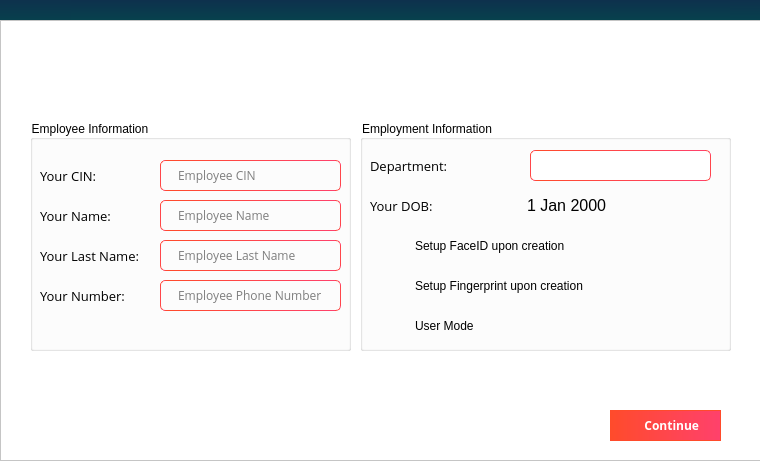
<?xml version="1.0" encoding="UTF-8"?>
<ui version="4.0">
 <class>MainWindow</class>
 <widget class="QMainWindow" name="MainWindow">
  <property name="geometry">
   <rect>
    <x>0</x>
    <y>0</y>
    <width>760</width>
    <height>476</height>
   </rect>
  </property>
  <property name="sizePolicy">
   <sizepolicy hsizetype="Fixed" vsizetype="Fixed">
    <horstretch>0</horstretch>
    <verstretch>0</verstretch>
   </sizepolicy>
  </property>
  <property name="font">
   <font>
    <family>Open Sans</family>
    <pointsize>11</pointsize>
   </font>
  </property>
  <property name="windowTitle">
   <string>MainWindow</string>
  </property>
  <property name="windowIcon">
   <iconset resource="assets.qrc">
    <normaloff>:/assets/images/logoWindow.png</normaloff>:/assets/images/logoWindow.png</iconset>
  </property>
  <property name="styleSheet">
   <string notr="true"/>
  </property>
  <widget class="QWidget" name="centralwidget">
   <property name="styleSheet">
    <string notr="true"/>
   </property>
   <widget class="QWidget" name="LoginRegisterContainer" native="true">
    <property name="geometry">
     <rect>
      <x>0</x>
      <y>20</y>
      <width>380</width>
      <height>470</height>
     </rect>
    </property>
    <property name="styleSheet">
     <string notr="true">background-color: rgb(255, 255, 255);</string>
    </property>
    <widget class="QLineEdit" name="loginUsername">
     <property name="geometry">
      <rect>
       <x>70</x>
       <y>140</y>
       <width>211</width>
       <height>61</height>
      </rect>
     </property>
     <property name="font">
      <font>
       <family>Open Sans</family>
      </font>
     </property>
     <property name="styleSheet">
      <string notr="true">      background-color: #eee;
      border: none;
      padding: 12px 15px;
      margin: 8px 0;
      width: 100%;</string>
     </property>
     <property name="placeholderText">
      <string>Email</string>
     </property>
    </widget>
    <widget class="QLineEdit" name="loginPassword">
     <property name="geometry">
      <rect>
       <x>70</x>
       <y>200</y>
       <width>211</width>
       <height>61</height>
      </rect>
     </property>
     <property name="font">
      <font>
       <family>Open Sans</family>
      </font>
     </property>
     <property name="styleSheet">
      <string notr="true">      background-color: #eee;
      border: none;
      padding: 12px 15px;
      margin: 8px 0;
      width: 100%;</string>
     </property>
     <property name="echoMode">
      <enum>QLineEdit::Password</enum>
     </property>
     <property name="placeholderText">
      <string>Password</string>
     </property>
    </widget>
    <widget class="QPushButton" name="SignInUpButton">
     <property name="geometry">
      <rect>
       <x>90</x>
       <y>370</y>
       <width>161</width>
       <height>41</height>
      </rect>
     </property>
     <property name="font">
      <font>
       <family>Open Sans</family>
       <pointsize>-1</pointsize>
       <weight>75</weight>
       <bold>true</bold>
      </font>
     </property>
     <property name="cursor">
      <cursorShape>PointingHandCursor</cursorShape>
     </property>
     <property name="focusPolicy">
      <enum>Qt::NoFocus</enum>
     </property>
     <property name="styleSheet">
      <string notr="true">      border-radius: 20px;
      border: 1px solid #FF4B2B;
      background-color: #FF4B2B;
      color: #FFFFFF;
      font-size: 12px;
      font-weight: bold;</string>
     </property>
     <property name="text">
      <string>Sign In</string>
     </property>
     <property name="autoDefault">
      <bool>true</bool>
     </property>
    </widget>
    <widget class="QPushButton" name="ForgotPassword">
     <property name="geometry">
      <rect>
       <x>80</x>
       <y>340</y>
       <width>181</width>
       <height>23</height>
      </rect>
     </property>
     <property name="font">
      <font>
       <family>Open Sans</family>
       <pointsize>8</pointsize>
      </font>
     </property>
     <property name="cursor">
      <cursorShape>PointingHandCursor</cursorShape>
     </property>
     <property name="focusPolicy">
      <enum>Qt::NoFocus</enum>
     </property>
     <property name="styleSheet">
      <string notr="true">border: none;</string>
     </property>
     <property name="text">
      <string>Forgot your password?</string>
     </property>
     <property name="flat">
      <bool>true</bool>
     </property>
    </widget>
    <widget class="QLabel" name="SignInUp">
     <property name="geometry">
      <rect>
       <x>30</x>
       <y>40</y>
       <width>311</width>
       <height>61</height>
      </rect>
     </property>
     <property name="font">
      <font>
       <family>Open Sans</family>
       <pointsize>24</pointsize>
       <weight>75</weight>
       <bold>true</bold>
      </font>
     </property>
     <property name="styleSheet">
      <string notr="true">background-color: rgb(255, 255, 255);</string>
     </property>
     <property name="text">
      <string>Sign In</string>
     </property>
     <property name="alignment">
      <set>Qt::AlignCenter</set>
     </property>
    </widget>
    <widget class="QLineEdit" name="regPasswordConf">
     <property name="geometry">
      <rect>
       <x>70</x>
       <y>260</y>
       <width>211</width>
       <height>61</height>
      </rect>
     </property>
     <property name="font">
      <font>
       <family>Open Sans</family>
      </font>
     </property>
     <property name="styleSheet">
      <string notr="true">      background-color: #eee;
      border: none;
      padding: 12px 15px;
      margin: 8px 0;
      width: 100%;</string>
     </property>
     <property name="echoMode">
      <enum>QLineEdit::Password</enum>
     </property>
     <property name="placeholderText">
      <string>Password Confirmation</string>
     </property>
    </widget>
    <widget class="QPushButton" name="Face_ID_Btn">
     <property name="geometry">
      <rect>
       <x>260</x>
       <y>370</y>
       <width>51</width>
       <height>41</height>
      </rect>
     </property>
     <property name="cursor">
      <cursorShape>PointingHandCursor</cursorShape>
     </property>
     <property name="focusPolicy">
      <enum>Qt::NoFocus</enum>
     </property>
     <property name="styleSheet">
      <string notr="true">border: none;</string>
     </property>
     <property name="text">
      <string/>
     </property>
     <property name="icon">
      <iconset resource="assets.qrc">
       <normaloff>:/assets/icons/face-id.png</normaloff>:/assets/icons/face-id.png</iconset>
     </property>
     <property name="iconSize">
      <size>
       <width>48</width>
       <height>48</height>
      </size>
     </property>
    </widget>
   </widget>
   <widget class="QWidget" name="InfoContainer" native="true">
    <property name="geometry">
     <rect>
      <x>380</x>
      <y>20</y>
      <width>380</width>
      <height>470</height>
     </rect>
    </property>
    <property name="styleSheet">
     <string notr="true">background: qlineargradient(x1:0, y1:0, x2:1, y2:0, stop:0 #FF4B2B, stop:1 #FF416C);</string>
    </property>
    <widget class="QLabel" name="Gretting">
     <property name="geometry">
      <rect>
       <x>50</x>
       <y>130</y>
       <width>281</width>
       <height>61</height>
      </rect>
     </property>
     <property name="font">
      <font>
       <family>Open Sans</family>
       <pointsize>28</pointsize>
       <weight>75</weight>
       <bold>true</bold>
      </font>
     </property>
     <property name="styleSheet">
      <string notr="true">color: rgb(255, 255, 255);</string>
     </property>
     <property name="text">
      <string>Hello, Friend!</string>
     </property>
     <property name="alignment">
      <set>Qt::AlignCenter</set>
     </property>
    </widget>
    <widget class="QLabel" name="Description">
     <property name="geometry">
      <rect>
       <x>30</x>
       <y>220</y>
       <width>321</width>
       <height>51</height>
      </rect>
     </property>
     <property name="font">
      <font>
       <family>Open Sans</family>
       <pointsize>12</pointsize>
      </font>
     </property>
     <property name="styleSheet">
      <string notr="true">color: rgb(255, 255, 255);</string>
     </property>
     <property name="text">
      <string>Enter your personal details and start
your journey with us</string>
     </property>
     <property name="alignment">
      <set>Qt::AlignCenter</set>
     </property>
    </widget>
    <widget class="QPushButton" name="PromptInUpButton">
     <property name="geometry">
      <rect>
       <x>110</x>
       <y>310</y>
       <width>161</width>
       <height>41</height>
      </rect>
     </property>
     <property name="font">
      <font>
       <family>Open Sans</family>
       <pointsize>-1</pointsize>
       <weight>75</weight>
       <bold>true</bold>
      </font>
     </property>
     <property name="cursor">
      <cursorShape>PointingHandCursor</cursorShape>
     </property>
     <property name="focusPolicy">
      <enum>Qt::NoFocus</enum>
     </property>
     <property name="styleSheet">
      <string notr="true">      border-radius: 20px;
      border: 1px solid #FFFFFF;
      background-color: transparent;
      color: #FFFFFF;
      font-size: 12px;
      font-weight: bold;
</string>
     </property>
     <property name="text">
      <string>Sign Up</string>
     </property>
    </widget>
   </widget>
   <widget class="QWidget" name="widget" native="true">
    <property name="geometry">
     <rect>
      <x>0</x>
      <y>0</y>
      <width>761</width>
      <height>20</height>
     </rect>
    </property>
    <property name="styleSheet">
     <string notr="true">background: qlineargradient(x1:0, y1:0, x2:0, y2:1, stop:0 rgba(170, 170, 170, 1), stop:0 rgba(14, 49, 77, 1), stop:1 rgba(7, 65, 77, 1));</string>
    </property>
    <widget class="QPushButton" name="pushButton">
     <property name="geometry">
      <rect>
       <x>730</x>
       <y>0</y>
       <width>31</width>
       <height>21</height>
      </rect>
     </property>
     <property name="focusPolicy">
      <enum>Qt::NoFocus</enum>
     </property>
     <property name="styleSheet">
      <string notr="true">border: none;</string>
     </property>
     <property name="text">
      <string/>
     </property>
     <property name="icon">
      <iconset resource="assets.qrc">
       <normaloff>:/assets/icons/cil-x.png</normaloff>:/assets/icons/cil-x.png</iconset>
     </property>
    </widget>
    <widget class="QPushButton" name="pushButton_3">
     <property name="geometry">
      <rect>
       <x>0</x>
       <y>-1</y>
       <width>71</width>
       <height>23</height>
      </rect>
     </property>
     <property name="focusPolicy">
      <enum>Qt::NoFocus</enum>
     </property>
     <property name="styleSheet">
      <string notr="true">border:none;</string>
     </property>
     <property name="text">
      <string/>
     </property>
     <property name="icon">
      <iconset resource="assets.qrc">
       <normaloff>:/assets/images/logo.png</normaloff>:/assets/images/logo.png</iconset>
     </property>
     <property name="iconSize">
      <size>
       <width>64</width>
       <height>32</height>
      </size>
     </property>
    </widget>
   </widget>
   <widget class="QStackedWidget" name="registerUI">
    <property name="geometry">
     <rect>
      <x>0</x>
      <y>20</y>
      <width>770</width>
      <height>470</height>
     </rect>
    </property>
    <property name="styleSheet">
     <string notr="true">QWidget{
	background-color: white;
}
QTextEdit {
    border: 1px solid qlineargradient(x1:0, y1:0, x2:1, y2:0, stop:0 #FF4B2B, stop:1 #FF416C);
    border-radius: 5px;
    padding: 5px 15px;
    background-color: white;
    color: black;
    font-size: 12px;
}

QTextEdit:focus {
    border: 1px solid qlineargradient(x1:0, y1:0, x2:1, y2:0, stop:0 #32CD32, stop:1 #00FFFF);
}

QTextEdit:disabled {
    background-color: #F0F0F0;
    color: #A0A0A0;
}

QTextEdit:read-only {
    background-color: #F0F0F0;
    color: #A0A0A0;
}

QTextEdit::hover {
    border: 1px solid qlineargradient(x1:0, y1:0, x2:1, y2:0, stop:0 #BEBEBE, stop:1 #A4A4A4);
}

QTextEdit::selected {
    background-color: qlineargradient(x1:0, y1:0, x2:1, y2:0, stop:0 #FF4B2B, stop:1 #FF416C);
    color: white;
}

QLineEdit {
    border: 1px solid qlineargradient(x1:0, y1:0, x2:1, y2:0, stop:0 #FF4B2B, stop:1 #FF416C);
    border-radius: 5px;
    padding: 5px 15px;
    background-color: white;
    color: black;
    font-size: 12px;
}

QLineEdit:focus {
    border: 1px solid qlineargradient(x1:0, y1:0, x2:1, y2:0, stop:0 #32CD32, stop:1 #00FFFF);
}

QLineEdit:disabled {
    background-color: #F0F0F0;
    color: #A0A0A0;
}

QLineEdit:read-only {
    background-color: #F0F0F0;
    color: #A0A0A0;
}

QLineEdit::hover {
    border: 1px solid qlineargradient(x1:0, y1:0, x2:1, y2:0, stop:0 #BEBEBE, stop:1 #A4A4A4);
}

QLineEdit::selected {
    background-color: qlineargradient(x1:0, y1:0, x2:1, y2:0, stop:0 #FF4B2B, stop:1 #FF416C);
    color: white;
}
QCheckBox {
    spacing: 10px;
	
	font: 12pt &quot;Open Sans Light&quot;;
}

QCheckBox::indicator {
    width: 35px;
    height: 35px;
}

QCheckBox::indicator:unchecked {
    image: url(:assets/icons/unchecked.png);
}

QCheckBox::indicator:checked {
    image: url(:assets/icons/checked.png);
}

QDateEdit {
    border: none;
    background-color: rgb(255, 255, 255);
    color: white;
    font-size: 16px;
    font-weight: normal;
    padding: 5px;
    border-radius: 5px;
}

QDateEdit::drop-down {
    background-color: transparent;
    image: url(:/assets/icons/cil-arrow-bottom_black.png);
    width: 20px;
    height: 20px;
}

QDateEdit::down-arrow {
    image: url(:/assets/icons/cil-arrow-bottom.png);
}

QDateEdit::up-arrow {
    image: url(:/assets/icons/cil-arrow-top.png);
}

QDateEdit::down-button {
    image: url(:/assets/icons/cil-arrow-bottom_black.png);
}

QDateEdit::up-button {
    image: url(:/assets/icons/cil-arrow-top_black.png);
}

QDateEdit::calendarWidget {
    border: none;
    background-color: rgb(255, 255, 255);
    color: black;
    font-size: 16px;
    font-weight: normal;
    padding: 5px;
    border-radius: 5px;
}

QDateEdit::section {
    background-color: transparent;
    border: none;
}
</string>
    </property>
    <property name="currentIndex">
     <number>0</number>
    </property>
    <widget class="QWidget" name="selection">
     <property name="styleSheet">
      <string notr="true">background-color: rgb(255, 255, 255);</string>
     </property>
     <widget class="QFrame" name="frame">
      <property name="geometry">
       <rect>
        <x>0</x>
        <y>0</y>
        <width>761</width>
        <height>441</height>
       </rect>
      </property>
      <property name="styleSheet">
       <string notr="true">font: 10pt &quot;Open Sans&quot;;</string>
      </property>
      <property name="frameShape">
       <enum>QFrame::StyledPanel</enum>
      </property>
      <property name="frameShadow">
       <enum>QFrame::Raised</enum>
      </property>
      <widget class="QPushButton" name="Create">
       <property name="geometry">
        <rect>
         <x>610</x>
         <y>390</y>
         <width>111</width>
         <height>31</height>
        </rect>
       </property>
       <property name="font">
        <font>
         <family>Open Sans</family>
         <pointsize>-1</pointsize>
         <weight>75</weight>
         <italic>false</italic>
         <bold>true</bold>
        </font>
       </property>
       <property name="cursor">
        <cursorShape>PointingHandCursor</cursorShape>
       </property>
       <property name="focusPolicy">
        <enum>Qt::NoFocus</enum>
       </property>
       <property name="layoutDirection">
        <enum>Qt::RightToLeft</enum>
       </property>
       <property name="autoFillBackground">
        <bool>false</bool>
       </property>
       <property name="styleSheet">
        <string notr="true">      border-radius: 20px;
      border: 1px solid #FF4B2B;
      background: qlineargradient(x1:0, y1:0, x2:1, y2:0, stop:0 #FF4B2B, stop:1 #FF416C);
      color: #FFFFFF;
      font-size: 12px;
      font-weight: bold;</string>
       </property>
       <property name="text">
        <string>    Continue</string>
       </property>
       <property name="icon">
        <iconset resource="assets.qrc">
         <normaloff>:/assets/icons/cil-arrow-right_black.png</normaloff>:/assets/icons/cil-arrow-right_black.png</iconset>
       </property>
      </widget>
      <widget class="QGroupBox" name="groupBox">
       <property name="geometry">
        <rect>
         <x>30</x>
         <y>100</y>
         <width>321</width>
         <height>231</height>
        </rect>
       </property>
       <property name="styleSheet">
        <string notr="true">color: black;
background-color: transparent;</string>
       </property>
       <property name="title">
        <string>Employee Information</string>
       </property>
       <widget class="QLabel" name="label_17">
        <property name="geometry">
         <rect>
          <x>10</x>
          <y>120</y>
          <width>111</width>
          <height>31</height>
         </rect>
        </property>
        <property name="font">
         <font>
          <family>Open Sans</family>
          <pointsize>10</pointsize>
          <weight>50</weight>
          <italic>false</italic>
          <bold>false</bold>
         </font>
        </property>
        <property name="styleSheet">
         <string notr="true"/>
        </property>
        <property name="text">
         <string>Your Last Name:</string>
        </property>
       </widget>
       <widget class="QLineEdit" name="New_CIN_2">
        <property name="geometry">
         <rect>
          <x>130</x>
          <y>40</y>
          <width>181</width>
          <height>31</height>
         </rect>
        </property>
        <property name="font">
         <font>
          <family>Open Sans</family>
          <pointsize>10</pointsize>
          <weight>50</weight>
          <italic>false</italic>
          <bold>false</bold>
         </font>
        </property>
        <property name="styleSheet">
         <string notr="true"/>
        </property>
        <property name="maxLength">
         <number>8</number>
        </property>
        <property name="placeholderText">
         <string>Employee CIN</string>
        </property>
       </widget>
       <widget class="QLabel" name="label_29">
        <property name="geometry">
         <rect>
          <x>10</x>
          <y>40</y>
          <width>111</width>
          <height>31</height>
         </rect>
        </property>
        <property name="font">
         <font>
          <family>Open Sans</family>
          <pointsize>10</pointsize>
          <weight>50</weight>
          <italic>false</italic>
          <bold>false</bold>
         </font>
        </property>
        <property name="styleSheet">
         <string notr="true"/>
        </property>
        <property name="text">
         <string>Your CIN:</string>
        </property>
       </widget>
       <widget class="QLineEdit" name="New_Name_2">
        <property name="geometry">
         <rect>
          <x>130</x>
          <y>80</y>
          <width>181</width>
          <height>31</height>
         </rect>
        </property>
        <property name="font">
         <font>
          <family>Open Sans</family>
          <pointsize>10</pointsize>
          <weight>50</weight>
          <italic>false</italic>
          <bold>false</bold>
         </font>
        </property>
        <property name="styleSheet">
         <string notr="true"/>
        </property>
        <property name="maxLength">
         <number>20</number>
        </property>
        <property name="placeholderText">
         <string>Employee Name</string>
        </property>
       </widget>
       <widget class="QLineEdit" name="New_LastName_2">
        <property name="geometry">
         <rect>
          <x>130</x>
          <y>120</y>
          <width>181</width>
          <height>31</height>
         </rect>
        </property>
        <property name="font">
         <font>
          <family>Open Sans</family>
          <pointsize>10</pointsize>
          <weight>50</weight>
          <italic>false</italic>
          <bold>false</bold>
         </font>
        </property>
        <property name="styleSheet">
         <string notr="true"/>
        </property>
        <property name="maxLength">
         <number>20</number>
        </property>
        <property name="placeholderText">
         <string>Employee Last Name</string>
        </property>
       </widget>
       <widget class="QLabel" name="label_27">
        <property name="geometry">
         <rect>
          <x>10</x>
          <y>80</y>
          <width>111</width>
          <height>31</height>
         </rect>
        </property>
        <property name="font">
         <font>
          <family>Open Sans</family>
          <pointsize>10</pointsize>
          <weight>50</weight>
          <italic>false</italic>
          <bold>false</bold>
         </font>
        </property>
        <property name="styleSheet">
         <string notr="true"/>
        </property>
        <property name="text">
         <string>Your Name:</string>
        </property>
       </widget>
       <widget class="QLineEdit" name="phone">
        <property name="geometry">
         <rect>
          <x>130</x>
          <y>160</y>
          <width>181</width>
          <height>31</height>
         </rect>
        </property>
        <property name="font">
         <font>
          <family>Open Sans</family>
          <pointsize>10</pointsize>
          <weight>50</weight>
          <italic>false</italic>
          <bold>false</bold>
         </font>
        </property>
        <property name="styleSheet">
         <string notr="true"/>
        </property>
        <property name="text">
         <string/>
        </property>
        <property name="maxLength">
         <number>8</number>
        </property>
        <property name="placeholderText">
         <string>Employee Phone Number</string>
        </property>
       </widget>
       <widget class="QLabel" name="label_18">
        <property name="geometry">
         <rect>
          <x>10</x>
          <y>160</y>
          <width>111</width>
          <height>31</height>
         </rect>
        </property>
        <property name="font">
         <font>
          <family>Open Sans</family>
          <pointsize>10</pointsize>
          <weight>50</weight>
          <italic>false</italic>
          <bold>false</bold>
         </font>
        </property>
        <property name="styleSheet">
         <string notr="true"/>
        </property>
        <property name="text">
         <string>Your Number:</string>
        </property>
       </widget>
      </widget>
      <widget class="QGroupBox" name="groupBox_2">
       <property name="geometry">
        <rect>
         <x>360</x>
         <y>100</y>
         <width>371</width>
         <height>231</height>
        </rect>
       </property>
       <property name="styleSheet">
        <string notr="true">color: black;
background-color: transparent;</string>
       </property>
       <property name="title">
        <string>Employment Information</string>
       </property>
       <widget class="QPushButton" name="pushButton_2">
        <property name="geometry">
         <rect>
          <x>320</x>
          <y>110</y>
          <width>31</width>
          <height>31</height>
         </rect>
        </property>
        <property name="focusPolicy">
         <enum>Qt::NoFocus</enum>
        </property>
        <property name="styleSheet">
         <string notr="true">border: none;</string>
        </property>
        <property name="text">
         <string/>
        </property>
        <property name="icon">
         <iconset resource="assets.qrc">
          <normaloff>:/assets/icons/face-id.png</normaloff>:/assets/icons/face-id.png</iconset>
        </property>
        <property name="iconSize">
         <size>
          <width>32</width>
          <height>32</height>
         </size>
        </property>
       </widget>
       <widget class="QCheckBox" name="checkBox_2">
        <property name="geometry">
         <rect>
          <x>10</x>
          <y>110</y>
          <width>341</width>
          <height>31</height>
         </rect>
        </property>
        <property name="cursor">
         <cursorShape>PointingHandCursor</cursorShape>
        </property>
        <property name="text">
         <string>Setup FaceID upon creation</string>
        </property>
        <property name="checked">
         <bool>false</bool>
        </property>
       </widget>
       <widget class="QComboBox" name="New_Type_2">
        <property name="geometry">
         <rect>
          <x>170</x>
          <y>30</y>
          <width>181</width>
          <height>31</height>
         </rect>
        </property>
        <property name="styleSheet">
         <string notr="true">QComboBox {
    border: 1px solid qlineargradient(x1:0, y1:0, x2:1, y2:0, stop:0 #FF4B2B, stop:1 #FF416C);
    border-radius: 5px;
    padding: 5px 15px;
    min-width: 100px;
    background-color: white;
    color: black;
    font-size: 12px;
}

QComboBox:drop-down {
    width: 20px;
    height: 20px;
	margin-top: 4px;
    margin-right: 5px;
    background-image: url(&quot;:assets/icons/cil-arrow-bottom_black.png&quot;);
    background-repeat: no-repeat;
    background-position: center center;
    border: none;
}

QComboBox:focus {
    border: 1px solid qlineargradient(x1:0, y1:0, x2:1, y2:0, stop:0 #32CD32, stop:1 #00FFFF);
}

QComboBox:disabled {
    background-color: #F0F0F0;
    color: #A0A0A0;
}

QComboBox:editable {
    background-color: white;
    border: 1px solid qlineargradient(x1:0, y1:0, x2:1, y2:0, stop:0 #BEBEBE, stop:1 #A4A4A4);
}

QComboBox:editable:focus {
    border: 1px solid qlineargradient(x1:0, y1:0, x2:1, y2:0, stop:0 #32CD32, stop:1 #00FFFF);
}

QComboBox::item {
    padding: 5px;
}

QComboBox::item:selected {
    background-color: qlineargradient(x1:0, y1:0, x2:1, y2:0, stop:0 #FF4B2B, stop:1 #FF416C);
    color: white;
}</string>
        </property>
        <property name="currentText">
         <string/>
        </property>
       </widget>
       <widget class="QDateEdit" name="New_DOB_2">
        <property name="geometry">
         <rect>
          <x>160</x>
          <y>70</y>
          <width>191</width>
          <height>31</height>
         </rect>
        </property>
       </widget>
       <widget class="QLabel" name="label_26">
        <property name="geometry">
         <rect>
          <x>10</x>
          <y>70</y>
          <width>151</width>
          <height>31</height>
         </rect>
        </property>
        <property name="font">
         <font>
          <family>Open Sans</family>
          <pointsize>10</pointsize>
          <weight>50</weight>
          <italic>false</italic>
          <bold>false</bold>
         </font>
        </property>
        <property name="styleSheet">
         <string notr="true"/>
        </property>
        <property name="text">
         <string>Your DOB:</string>
        </property>
       </widget>
       <widget class="QLabel" name="label_22">
        <property name="geometry">
         <rect>
          <x>10</x>
          <y>30</y>
          <width>151</width>
          <height>31</height>
         </rect>
        </property>
        <property name="font">
         <font>
          <family>Open Sans</family>
          <pointsize>10</pointsize>
          <weight>50</weight>
          <italic>false</italic>
          <bold>false</bold>
         </font>
        </property>
        <property name="styleSheet">
         <string notr="true"/>
        </property>
        <property name="text">
         <string>Department:</string>
        </property>
       </widget>
       <widget class="QCheckBox" name="checkBox_3">
        <property name="geometry">
         <rect>
          <x>10</x>
          <y>150</y>
          <width>341</width>
          <height>31</height>
         </rect>
        </property>
        <property name="cursor">
         <cursorShape>PointingHandCursor</cursorShape>
        </property>
        <property name="text">
         <string>Setup Fingerprint upon creation</string>
        </property>
        <property name="checked">
         <bool>false</bool>
        </property>
       </widget>
       <widget class="QPushButton" name="pushButton_4">
        <property name="geometry">
         <rect>
          <x>320</x>
          <y>150</y>
          <width>31</width>
          <height>31</height>
         </rect>
        </property>
        <property name="focusPolicy">
         <enum>Qt::NoFocus</enum>
        </property>
        <property name="styleSheet">
         <string notr="true">border: none;</string>
        </property>
        <property name="text">
         <string/>
        </property>
        <property name="icon">
         <iconset resource="assets.qrc">
          <normaloff>:/assets/icons/cil-fingerprint_black.png</normaloff>:/assets/icons/cil-fingerprint_black.png</iconset>
        </property>
        <property name="iconSize">
         <size>
          <width>46</width>
          <height>46</height>
         </size>
        </property>
       </widget>
       <widget class="QPushButton" name="pushButton_5">
        <property name="geometry">
         <rect>
          <x>320</x>
          <y>190</y>
          <width>31</width>
          <height>31</height>
         </rect>
        </property>
        <property name="focusPolicy">
         <enum>Qt::NoFocus</enum>
        </property>
        <property name="styleSheet">
         <string notr="true">border: none;</string>
        </property>
        <property name="text">
         <string/>
        </property>
        <property name="icon">
         <iconset resource="assets.qrc">
          <normaloff>:/assets/icons/cil-user_black.png</normaloff>:/assets/icons/cil-user_black.png</iconset>
        </property>
        <property name="iconSize">
         <size>
          <width>46</width>
          <height>46</height>
         </size>
        </property>
       </widget>
       <widget class="QCheckBox" name="checkBox_4">
        <property name="geometry">
         <rect>
          <x>10</x>
          <y>190</y>
          <width>341</width>
          <height>31</height>
         </rect>
        </property>
        <property name="cursor">
         <cursorShape>PointingHandCursor</cursorShape>
        </property>
        <property name="text">
         <string>User Mode</string>
        </property>
        <property name="checked">
         <bool>false</bool>
        </property>
       </widget>
       <zorder>checkBox_2</zorder>
       <zorder>New_Type_2</zorder>
       <zorder>New_DOB_2</zorder>
       <zorder>label_26</zorder>
       <zorder>label_22</zorder>
       <zorder>pushButton_2</zorder>
       <zorder>checkBox_3</zorder>
       <zorder>pushButton_4</zorder>
       <zorder>checkBox_4</zorder>
       <zorder>pushButton_5</zorder>
      </widget>
     </widget>
    </widget>
    <widget class="QWidget" name="page_7">
     <widget class="QProgressBar" name="progressBar">
      <property name="geometry">
       <rect>
        <x>150</x>
        <y>200</y>
        <width>481</width>
        <height>23</height>
       </rect>
      </property>
      <property name="styleSheet">
       <string notr="true">QProgressBar {
    border: 1px solid gray;
    border-radius: 5px;
    text-align: center;
    background-color: #ECECEC;
	color: gray;
}

QProgressBar::chunk {
    background-color: qlineargradient(x1:0, y1:0, x2:0, y2:1, stop:0 rgba(170, 170, 170, 1), stop:0 rgba(14, 49, 77, 1), stop:1 rgba(7, 65, 77, 1));
}
</string>
      </property>
      <property name="value">
       <number>0</number>
      </property>
     </widget>
     <widget class="QLabel" name="label">
      <property name="geometry">
       <rect>
        <x>0</x>
        <y>230</y>
        <width>761</width>
        <height>20</height>
       </rect>
      </property>
      <property name="font">
       <font>
        <family>Open Sans</family>
        <pointsize>10</pointsize>
       </font>
      </property>
      <property name="styleSheet">
       <string notr="true">text-align: center;</string>
      </property>
      <property name="text">
       <string>Placeholder</string>
      </property>
      <property name="alignment">
       <set>Qt::AlignCenter</set>
      </property>
     </widget>
    </widget>
   </widget>
  </widget>
  <widget class="QMenuBar" name="menubar">
   <property name="geometry">
    <rect>
     <x>0</x>
     <y>0</y>
     <width>760</width>
     <height>22</height>
    </rect>
   </property>
  </widget>
 </widget>
 <tabstops>
  <tabstop>loginUsername</tabstop>
  <tabstop>loginPassword</tabstop>
  <tabstop>regPasswordConf</tabstop>
  <tabstop>New_CIN_2</tabstop>
  <tabstop>New_Name_2</tabstop>
  <tabstop>New_LastName_2</tabstop>
  <tabstop>phone</tabstop>
  <tabstop>New_Type_2</tabstop>
  <tabstop>New_DOB_2</tabstop>
  <tabstop>checkBox_2</tabstop>
  <tabstop>checkBox_3</tabstop>
  <tabstop>checkBox_4</tabstop>
 </tabstops>
 <resources>
  <include location="assets.qrc"/>
 </resources>
 <connections/>
</ui>
